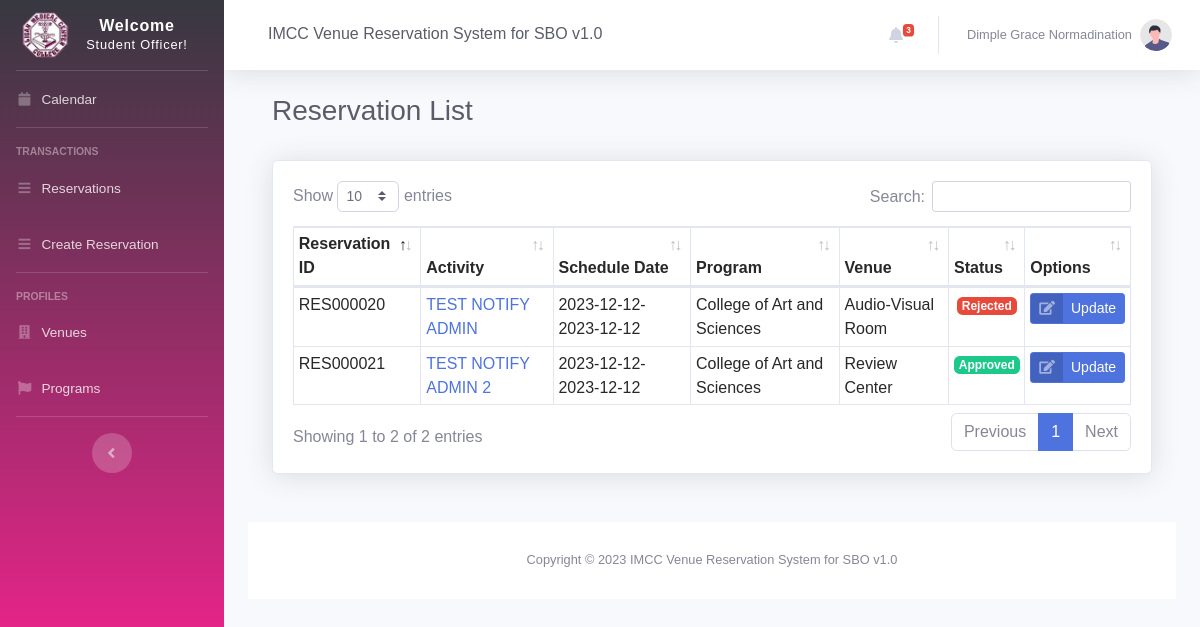
The page /reservation_list.php (signed in) on the database as committed earlier.
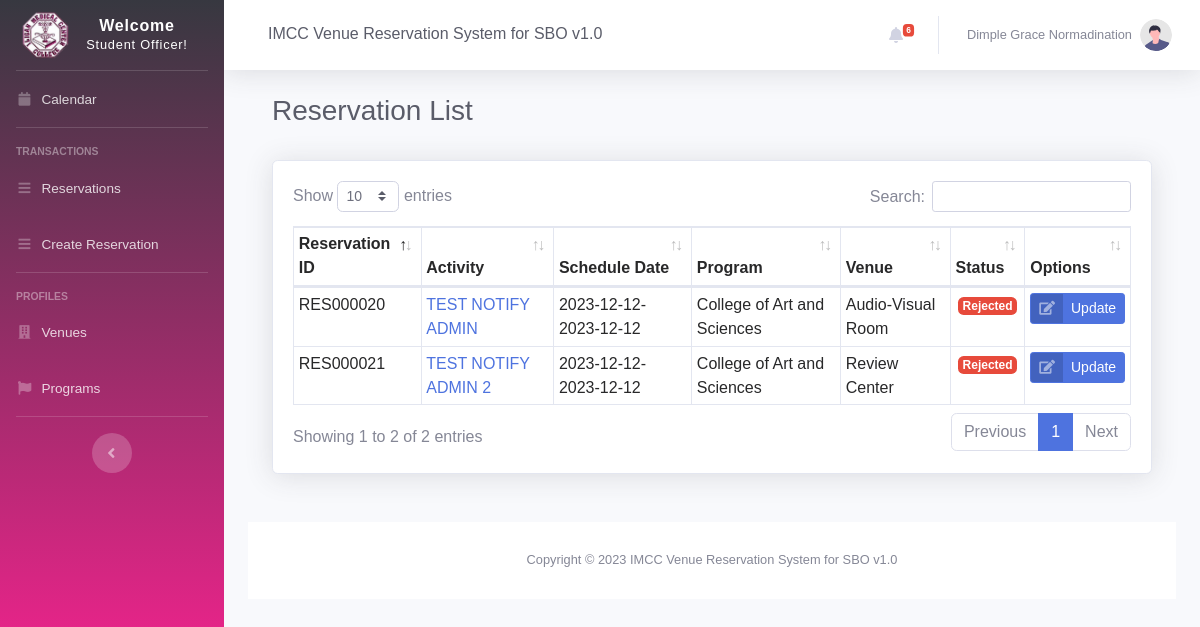
The same page on the database as committed later.
### tables this page shows
CREATE TABLE `schedules` (
  `id` bigint(11) NOT NULL,
  `reservationID` varchar(255) NOT NULL,
  `userID` int(11) NOT NULL,
  `venueID` int(15) DEFAULT NULL,
  `programID` int(11) NOT NULL,
  `status` varchar(3) NOT NULL DEFAULT 'P',
  `date_start` date NOT NULL,
  `date_end` date NOT NULL,
  `time_start` varchar(50) NOT NULL,
  `time_end` varchar(50) NOT NULL,
  `name` varchar(255) DEFAULT NULL,
  `contact` varchar(11) DEFAULT NULL,
  `description` text DEFAULT NULL,
  `num_participants` int(11) NOT NULL,
  `notified` tinyint(1) NOT NULL DEFAULT 0,
  `last_notified` date DEFAULT NULL,
  `cancelled` tinyint(1) NOT NULL DEFAULT 0,
  `deleted` tinyint(4) NOT NULL,
  `rejectedByAdmin` int(1) NOT NULL DEFAULT 0,
  `approvedByAdmin` int(1) NOT NULL DEFAULT 0,
  `act_form_file` varchar(255) NOT NULL,
  `letter_approve_file` varchar(255) NOT NULL,
  `notes` text NOT NULL,
  `material` varchar(150) NOT NULL
);

CREATE TABLE `program` (
  `id` int(11) NOT NULL,
  `programID` varchar(15) DEFAULT NULL,
  `name` varchar(255) DEFAULT NULL,
  `color` varchar(15) DEFAULT NULL,
  `incharge_organization` varchar(255) DEFAULT NULL,
  `dateAdded` datetime NOT NULL DEFAULT current_timestamp(),
  `dateUpdated` datetime DEFAULT NULL
);

CREATE TABLE `venues` (
  `id` int(11) NOT NULL,
  `venueID` varchar(20) NOT NULL,
  `name` varchar(255) DEFAULT NULL,
  `capacity` varchar(255) DEFAULT NULL,
  `dateAdded` datetime NOT NULL DEFAULT current_timestamp(),
  `dateUpdated` datetime DEFAULT NULL
);

### reservation_list.php (the view, shortened to what this page needs)
<?php
include 'settings/system.php';
include 'settings/header.php';
include "settings/sidebar.php";
include 'settings/topbar.php';
?>
<div class="container-fluid">
    <div class="d-sm-flex align-items-center justify-content-between mb-4">
        <div class="container-fluid">
            <div class="d-sm-flex align-items-center justify-content-between mb-4">
                <h1 class="h3 mb-2 text-gray-800">Reservation List</h1>
            </div>
            <div class="card shadow mb-4">
                <div class="card-body">
                    <div class="table-responsive">
                        <table class="table table-sm table-bordered table-hovered" id="<?php echo ($_SESSION["position"] == "STO" ? "dataTable" : "") ?>" width="100%" cellspacing="0">
                            <thead>
                                <tr>
                                    <th>Reservation ID</th>
                                    <th>Activity</th>
                                    <th>Schedule Date</th>
                                    <th>Program</th>
                                    <th>Venue</th>
                                    <th>Status</th>
                                    <th>Options</th>
                                </tr>
                            </thead>
                            <tbody>
                                <?php
                                $fetchReservations = "SELECT `schedules`.`reservationID` AS 'RESERVATION_ID',
                                                            `schedules`.id AS 'INT_RES_ID',
                                                            `venues`.name AS 'VENUE_NAME',
                                                            `schedules`.name AS 'ACTIVITY',
                                                            `program`.name AS 'PROGRAM_NAME',
                                                            `schedules`.date_start AS 'START_DATE',
                                                            `schedules`.date_end AS 'END_DATE',
                                                            `schedules`.status AS 'STATUS' FROM `schedules`
                                                        INNER JOIN `venues`
                                                        ON `schedules`.venueID = `venues`.id
                                                        INNER JOIN `program`
                                                        ON `schedules`.programID = `program`.id";
                                if ($_SESSION['position'] == 'STO') {
                                    $userID = $_SESSION['id'];
                                    $fetchReservations .= " WHERE `schedules`.userID = '$userID'";
                                }
                                $reservations = $db->query($fetchReservations);
                                $row_reservations = $reservations->fetchAll(PDO::FETCH_OBJ);
                                foreach ($row_reservations as $row) {
                                    $statusStr = "Pending for Approval";
                                    $statusColor = "";
                                    switch ($row->STATUS) {
                                        case "A":
                                            $statusColor = "badge-success";
                                            $statusStr = "Approved";
                                            break;
                                        case "R":
                                            $statusColor = "badge-danger";
                                            $statusStr = "Rejected";
                                            break;
                                    }
                                ?>
                                    <tr>
                                        <td><?= $row->RESERVATION_ID; ?></td>
                                        <td><?= '<a href="view_reservation.php?reservation_id=' . $row->INT_RES_ID . '" target="_blank">' . $row->ACTIVITY . '</a>'; ?></td>
                                        <td><?= $row->START_DATE . "-" . $row->END_DATE; ?></td>
                                        <td><?= $row->PROGRAM_NAME; ?></td>
                                        <td><?= $row->VENUE_NAME; ?></td>
                                        <td align="center"><span class="badge <?= $statusColor ?>"><?= $statusStr; ?></span></td>
                                        <td align="center">
                                            <a href='edit_reservation.php?reservation_id=<?= $row->INT_RES_ID ?>' class="btn btn-primary btn-icon-split btn-sm keychainify-checked" target="_blank">
                                                <span class="icon text-white-50">
                                                    <i class="fas fa-edit"></i>
                                                </span>
                                                <span class="text">Update</span>
                                            </a>
                                        </td>
                                    </tr>
                                <?php } ?>
                            </tbody>
                        </table>
                    </div>
                </div>
            </div>
        </div>
    </div>
    <?php include 'settings/footer.php'; ?>

### settings/header.php (shortened to what this page needs)
<!DOCTYPE html>
<html lang="en">
<head>
    <link href="vendor/fontawesome-free/css/all.min.css" rel="stylesheet" type="text/css">
    <link href="css/sb-admin-2.min.css" rel="stylesheet">
    <link href="vendor/datatables/dataTables.bootstrap4.min.css" rel="stylesheet">
    <link rel="stylesheet" href="vendor/3b-calendar.css">
</head>

### settings/sidebar.php (shortened to what this page needs)
<body id="page-top">
    <div id="wrapper">
        <ul class="navbar-nav bg-gradient-imcc sidebar sidebar-dark accordion" id="accordionSidebar">
            <a class="sidebar-brand d-flex align-items-center justify-content-center" href="calendar.php">
                <div class="sidebar-brand-icon ">
                    <img class="fas" src="./img/imcc.png" style="width:50px;height:50px;"></img>
                </div>
                <div class="sidebar-brand-text mx-3">Welcome <br /><small><?php
                                                                            if ($_SESSION['position'] == 'STO') {
                                                                                echo 'Student Officer!';
                                                                            } elseif ($_SESSION['position'] == 'DSA') {
                                                                                echo 'Department of Student Affairs!';
                                                                            } else {
                                                                                echo 'Property Custodian!';
                                                                            }
                                                                            ?></small></div>
            </a>
            <hr class="sidebar-divider my-0">
            <li class="nav-item <?= $calendar; ?>">
                <a class="nav-link" href="calendar.php">
                    <i class="fas fa-fw fa-calendar"></i>
                    <span>Calendar</span></a>
            </li>
            <hr class="sidebar-divider">
            <div class="sidebar-heading">
                Transactions
            </div>
            <?php
            if ($_SESSION['position'] == 'STO') { ?>
                <li class="nav-item <?= $reservation; ?>">
                    <a class="nav-link" href="reservation_list.php">
                        <i class="fas fa-fw fa-bars"></i>
                        <span>Reservations</span></a>
                </li>
                <li class="nav-item <?= $reservation; ?>">
                    <a class="nav-link" href="add_reservation.php">
                        <i class="fas fa-fw fa-bars"></i>
                        <span>Create Reservation</span></a>
                </li>
            <?php
            } else if($_SESSION['position'] == 'PTC') {
            ?>
                <li class="nav-item <?= $reservation; ?>">
                    <a class="nav-link" href="reservation_list.php">
                        <i class="fas fa-fw fa-bars"></i>
                        <span>Reservations</span></a>
                </li>
            <?php
            }
            ?>
            <hr class="sidebar-divider">
            <div class="sidebar-heading">
                Profiles
            </div>
            <li class="nav-item <?= $venue; ?>">
                <a class="nav-link" href="venues.php">
                    <i class="fas fa-fw fa-building"></i>
                    <span>Venues</span></a>
            </li>
            <li class="nav-item <?= $program; ?>">
                <a class="nav-link" href="programs.php">
                    <i class="fas fa-fw fa-flag"></i>
                    <span>Programs</span></a>
            </li>
            <hr class="sidebar-divider d-none d-md-block">
            <div class="text-center d-none d-md-inline">
                <button class="rounded-circle border-0" id="sidebarToggle"></button>
            </div>
        </ul>

### settings/topbar.php (shortened to what this page needs)
<div id="content-wrapper" class="d-flex flex-column">
    <div id="content">
        <nav class="navbar navbar-expand navbar-light bg-white topbar mb-4 static-top shadow">
            <div class="d-none d-sm-inline-block form-inline mr-auto ml-md-3 my-2 my-md-0 mw-100 navbar-search">
                <div class="input-group">
                    <h5 class="form-control  border-0 text-gray-800"><?= NAME_; ?></h5>
                </div>
            </div>
            <ul class="navbar-nav ml-auto">
                <?php
                    $currentUserID = $_SESSION["id"];
                    $currentUserType = $_SESSION["position"];
                    $getNotif = $db->query("SELECT * FROM notifications
                                            WHERE (recipient = '$currentUserID' OR notifyToAllUserType = '$currentUserType')  ORDER BY id DESC");
                    $fetchNotifications = $getNotif->fetchAll(PDO::FETCH_OBJ);
                    $notificationCount = 0;
                    foreach ($fetchNotifications as $data)
                    {
                        if($data->isRead == 0){
                            $notificationCount++;
                        }
                    }
                ?>
                <li class="nav-item dropdown no-arrow mx-1">
                    <a class="nav-link dropdown-toggle" href="#" id="alertsDropdown" role="button" data-toggle="dropdown" aria-haspopup="true" aria-expanded="false">
                        <i class="fas fa-bell fa-fw"> </i>
                        <span class="badge badge-danger badge-counter" style="<?php echo (($notificationCount == 0) ? "visibility: hidden;": "visibility: visible;")?>"><?php echo $notificationCount; ?></span>
                    </a>
                </li>
                <li class="nav-item dropdown no-arrow">
                    <a class="nav-link dropdown-toggle" href="#" id="userDropdown" role="button" data-toggle="dropdown" aria-haspopup="true" aria-expanded="false">
                        <span class="mr-2 d-none d-lg-inline text-gray-600 small"><?= $_SESSION['name']; ?></span>
                        <img class="img-profile rounded-circle" src="img/undraw_profile.svg">
                    </a>
                </li>
            </ul>
        </nav>

### settings/footer.php (shortened to what this page needs)
<footer class="sticky-footer bg-white">
    <div class="container my-auto">
        <div class="copyright text-center my-auto">
            <span>Copyright &copy; 2023 <?= NAME_; ?> </span>
        </div>
    </div>
</footer>
</body>
</html>

Rows that differ between the two databases and show on the page:
changed schedules "RES000021": status "Approved" → "Rejected"
Other text that changed with them:
$notificationCount: "3" → "6"
